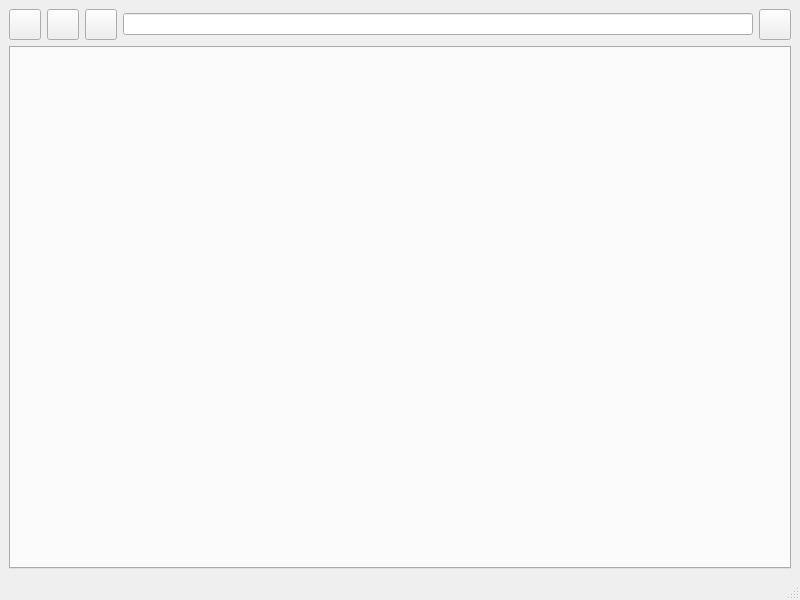
<?xml version="1.0" encoding="UTF-8"?>
<ui version="4.0">
 <class>Browser</class>
 <widget class="QMainWindow" name="Browser">
  <property name="geometry">
   <rect>
    <x>0</x>
    <y>0</y>
    <width>800</width>
    <height>600</height>
   </rect>
  </property>
  <property name="windowTitle">
   <string>MainWindow</string>
  </property>
  <widget class="QWidget" name="centralwidget">
   <layout class="QVBoxLayout" name="verticalLayout">
    <item>
     <layout class="QHBoxLayout" name="horizontalLayout">
      <item>
       <widget class="QToolButton" name="btn_histBack">
        <property name="iconSize">
         <size>
          <width>24</width>
          <height>24</height>
         </size>
        </property>
       </widget>
      </item>
      <item>
       <widget class="QToolButton" name="btn_histFwd">
        <property name="iconSize">
         <size>
          <width>24</width>
          <height>24</height>
         </size>
        </property>
       </widget>
      </item>
      <item>
       <widget class="QToolButton" name="btn_home">
        <property name="focusPolicy">
         <enum>Qt::NoFocus</enum>
        </property>
        <property name="iconSize">
         <size>
          <width>24</width>
          <height>24</height>
         </size>
        </property>
       </widget>
      </item>
      <item>
       <widget class="QLineEdit" name="lineEdit">
        <property name="enabled">
         <bool>true</bool>
        </property>
        <property name="readOnly">
         <bool>true</bool>
        </property>
       </widget>
      </item>
      <item>
       <widget class="QToolButton" name="btn_newTab">
        <property name="iconSize">
         <size>
          <width>24</width>
          <height>24</height>
         </size>
        </property>
       </widget>
      </item>
     </layout>
    </item>
    <item>
     <widget class="QTabWidget" name="body">
      <property name="currentIndex">
       <number>-1</number>
      </property>
     </widget>
    </item>
   </layout>
  </widget>
  <widget class="QStatusBar" name="statusbar"/>
 </widget>
 <resources/>
 <connections/>
</ui>
